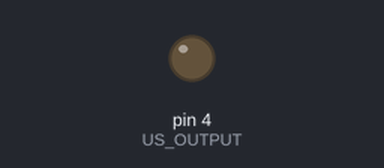
The sketch below on a simulated Arduino Uno, built with avr-gcc and run on an emulated ATmega328P. On the bench: output pins drawn as LEDs (lit = HIGH). What the sketch prints to the serial monitor is not drawn.

Above: at 0.1 s.
At 3.1 s:
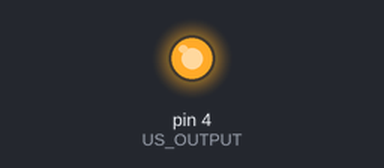
Timing chart, 0 to 4.6 s (numbered marks = the images above):
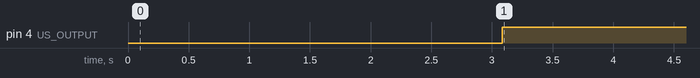

Measured:
- by itself, pin 4 (US_OUTPUT): LOW → HIGH at 3.1 s

The sketch:

Beacon.ino
```cpp
/////////////////////////////// Set up the libraries ///////////////////////////////////
// IMPORTANT: "#define NO_PORTD_PINCHANGES" must be before "#include <SoftSerialFix.h>"
#define NO_PORTD_PINCHANGES // to indicate that port d will not be used for pin change interrupts
// #include <PinChangeInt.h> //Needed with the above line to have more interrupts that dont interfere with the Xbee
// #include <SoftSerialFix.h> //Communication: Needed to create a software serial port for the Xbee
#include "Wire.h"
#include "math.h"
// #include <I2Cdev.h> //Sensing/Communication: Needed to have communication to the sensor module
// #include <Adafruit_Sensor.h> //Sensing: Needed to get the sensor data from the accel, gyro, compass and temp unit
// #include <Adafruit_LSM9DS0.h> //Sensing: Needed to process the specific sensor's (LSM9DS0) raw data into units
#include <IRremote.h>   // Localization: Needed to read received IR patterns

/////////////////////////////// Program Execution Options //////////////////////////////
#define DEBUG 1

/////////////////////////////// Program Parameters /////////////////////////////////////
// Beacon Parameters
#define DATA_PADDING_VALUE 2147483648 // (0x80000000) added before transmission to ensure that the transmission is 32 bits
#define NUM_BEACONS 1 // Number of beacons being tested. Total numebr of beacons is currently 3 (5 in future)

/////////////////////////////// Define all needed pins /////////////////////////////////
#define US_OUTPUT 4 // Ouput to US sensors
#define IR_OUTPUT 3 // Input to IR sensors
IRsend irsend;

/////////////////////////////// Program Variables //////////////////////////////////////
int counter = 0;

void setup()
{
  Serial.begin(9600);
  Serial.println(F("Beacon Setup Begin"));
  pinMode(US_OUTPUT, OUTPUT);
  Serial.println(F("Beacon Setop Completed"));
}

void loop()
{
  // Countdown to signal transmission
  Serial.print(F("Signal transmission in: 3,"));
  delay(1000);
  Serial.print(F(" 2,"));
  delay(1000);
  Serial.println(F(" 1"));
  delay(1000);

  // Transmission of IR and US signal
  irsend.sendRC5(4294967294,32);
  delay(10);
  analogWrite(US_OUTPUT, 255); // Sending a US signal to the bot.
  counter++;

  // Confirming that the transmission code was executed
  Serial.print(F("Transmission "));
  Serial.print(counter);
  Serial.println(F(" Sent"));
  delay(3000);
}
```
